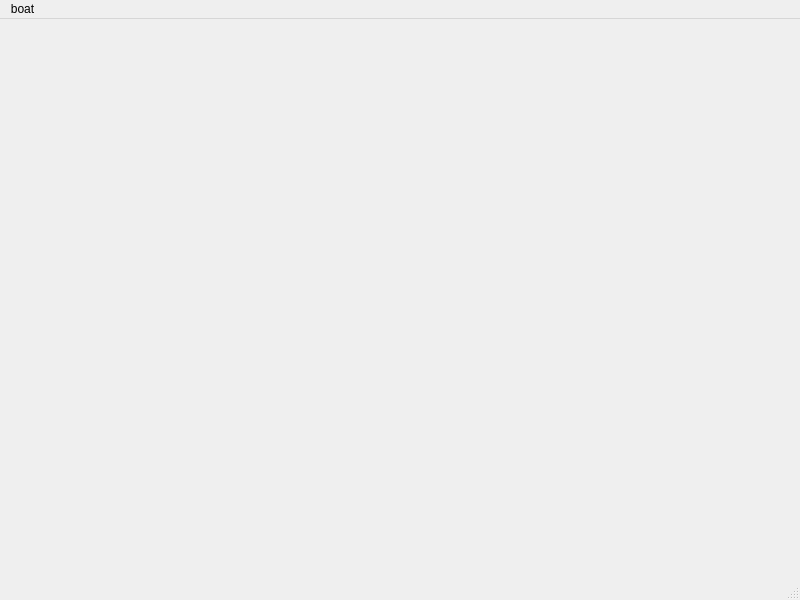
<?xml version="1.0" encoding="UTF-8"?>
<ui version="4.0">
 <class>MainWindow</class>
 <widget class="QMainWindow" name="MainWindow">
  <property name="geometry">
   <rect>
    <x>0</x>
    <y>0</y>
    <width>800</width>
    <height>600</height>
   </rect>
  </property>
  <property name="windowTitle">
   <string>MainWindow</string>
  </property>
  <widget class="QWidget" name="centralwidget"/>
  <widget class="QMenuBar" name="menubar">
   <property name="geometry">
    <rect>
     <x>0</x>
     <y>0</y>
     <width>800</width>
     <height>25</height>
    </rect>
   </property>
   <widget class="QMenu" name="menuboat">
    <property name="title">
     <string>boat</string>
    </property>
    <addaction name="actionboat_1_1"/>
    <addaction name="actionboat_1_2"/>
    <addaction name="actionboat_1_3"/>
    <addaction name="actionboat_1_4"/>
   </widget>
   <addaction name="menuboat"/>
  </widget>
  <widget class="QStatusBar" name="statusbar"/>
  <action name="actionboat_1_1">
   <property name="text">
    <string>boat 1*1</string>
   </property>
  </action>
  <action name="actionboat_1_2">
   <property name="text">
    <string>boat 1*2</string>
   </property>
  </action>
  <action name="actionboat_1_3">
   <property name="text">
    <string>boat 1*3</string>
   </property>
  </action>
  <action name="actionboat_1_4">
   <property name="text">
    <string>boat 1*4</string>
   </property>
  </action>
 </widget>
 <resources/>
 <connections/>
</ui>
